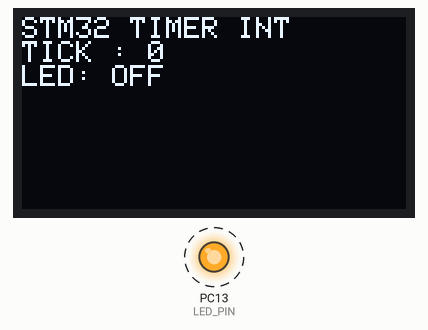
Simulated run of this program. Board: STM32 Blue Pill. Parts: 128×64 one-colour display, output pins drawn as LEDs (lit = HIGH). Dashed ring = blinking. What the program prints to the serial monitor is not drawn.

Above: at 0.1 s.
At 10.1 s:
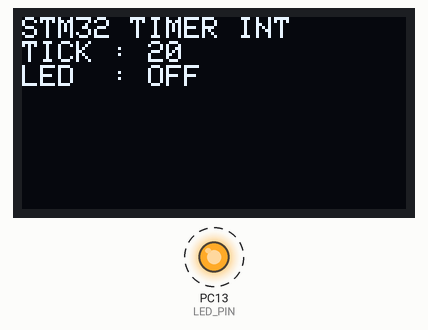
At 19.83 s:
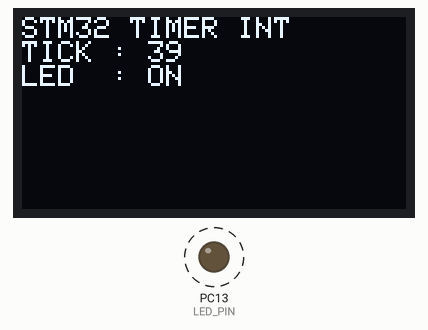
At 39.1 s:
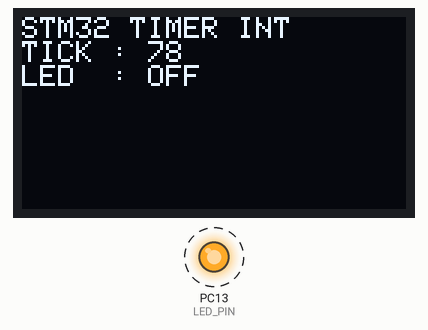
Timing chart, 0 to 40.0 s (numbered marks = the images above):
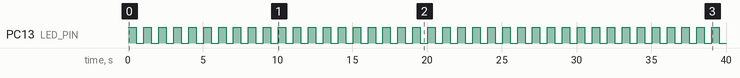

Measured:
- by itself, PC13 (LED_PIN): alternates HIGH for 0.50 s and LOW for 0.50 s
- what the display in image 1 shows lasts 0.5 s, from 10.1 s to 10.6 s

The program:

main.cpp
```cpp
#include <Arduino.h>
#include <Wire.h>
#include <Adafruit_GFX.h>
#include <Adafruit_SSD1306.h>
#include <HardwareTimer.h>

#define LED_PIN PC13
#define OLED_WIDTH 128
#define OLED_HEIGHT 64
#define OLED_ADDRESS 0x3C

Adafruit_SSD1306 display(OLED_WIDTH, OLED_HEIGHT, &Wire, -1);
HardwareTimer *timer2 = nullptr;

volatile uint32_t totalTickCount = 0;
volatile uint32_t pendingTicks = 0;

bool ledOn = false;
bool oledReady = false;

void timerISR() {
    totalTickCount++;
    pendingTicks++;
}

void drawStatus(uint32_t tickSnapshot) {
    if (!oledReady) {
        return;
    }

    display.clearDisplay();
    display.setTextSize(1);
    display.setTextColor(SSD1306_WHITE);
    display.setCursor(0, 0);
    display.println("STM32 TIMER INT");
    display.print("TICK : ");
    display.println(tickSnapshot);
    display.print("LED  : ");
    display.println(ledOn ? "ON" : "OFF");
    display.display();
}

void setup() {
    Serial.begin(115200);

    pinMode(LED_PIN, OUTPUT);
    digitalWrite(LED_PIN, HIGH);

    Wire.setSCL(PB6);
    Wire.setSDA(PB7);
    Wire.begin();

    oledReady = display.begin(SSD1306_SWITCHCAPVCC, OLED_ADDRESS);
    if (!oledReady) {
        Serial.println("OLED init gagal");
    } else {
        display.clearDisplay();
        display.setTextSize(1);
        display.setTextColor(SSD1306_WHITE);
        display.setCursor(0, 0);
        display.println("STM32 TIMER INT");
        display.println("TICK : 0");
        display.println("LED: OFF");
        display.display();
    }

    // Internal interrupt source: TIM2 update event every 500 ms.
    timer2 = new HardwareTimer(TIM2);
    timer2->setOverflow(500000, MICROSEC_FORMAT);
    timer2->attachInterrupt(timerISR);
    timer2->resume();

    Serial.println("STM32 internal timer interrupt (TIM2) siap");
}

void loop() {
    uint32_t localPending;
    uint32_t localTick;

    noInterrupts();
    localPending = pendingTicks;
    localTick = totalTickCount;
    pendingTicks = 0;
    interrupts();

    if (localPending == 0) {
        return;
    }

    // Process all pending timer events in case loop is delayed.
    while (localPending--) {
        ledOn = !ledOn;
        digitalWrite(LED_PIN, ledOn ? LOW : HIGH);
    }

    Serial.print("TICK: ");
    Serial.print(localTick);
    Serial.print(" | LED: ");
    Serial.println(ledOn ? "ON" : "OFF");

    drawStatus(localTick);
}
```
